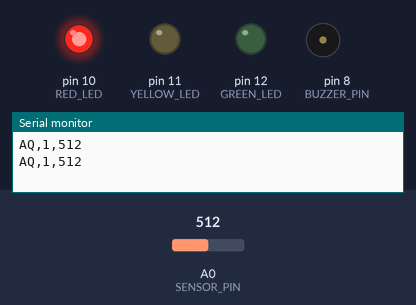
The sketch below on a simulated Arduino Uno, built with avr-gcc and run on an emulated ATmega328P. On the bench: output pins drawn as LEDs (lit = HIGH), buzzer (waves = sounding), the last lines printed to the serial monitor. Inputs (shaded band) come from the test bench; at power-on: A0 (SENSOR_PIN) = 512.

Above: at 1.2 s.
1.3 s: A0 (SENSOR_PIN) set to 388
4.3 s: A0 (SENSOR_PIN) set to 365
At 5.2 s:
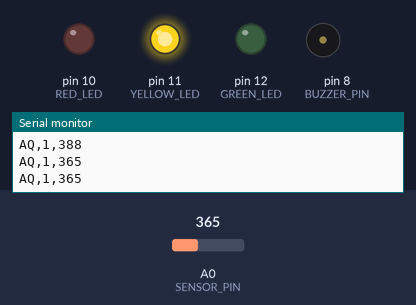
6.0 s: A0 (SENSOR_PIN) set to 306
At 6.4 s:
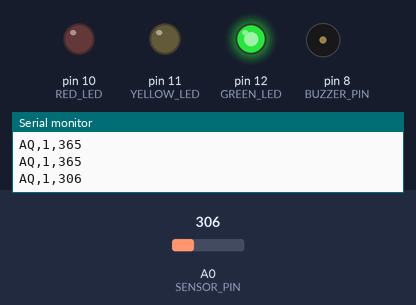
7.5 s: A0 (SENSOR_PIN) set to 410
At 7.6 s:
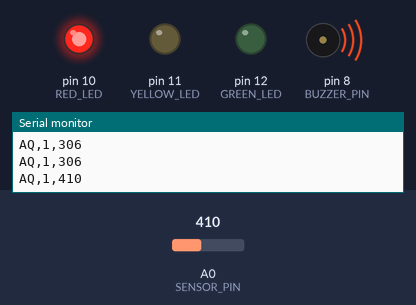
10.5 s: A0 (SENSOR_PIN) set to 122
At 11.0 s:
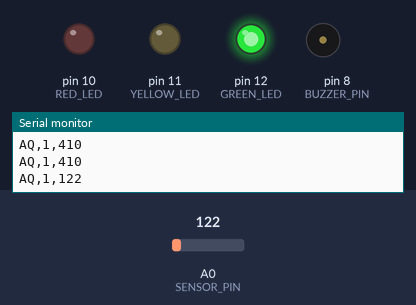
Timing chart, 0 to 13.0 s (numbered marks = the images above; inputs shaded):
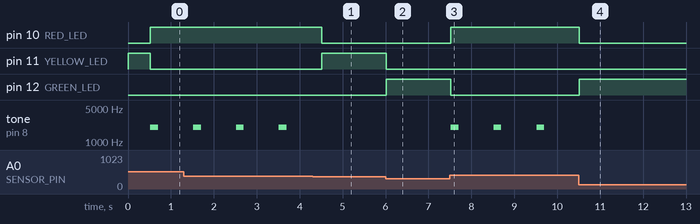

The sketch:

AquaWatch.ino
```cpp
// AquaWatch: Uno R3 and a 3-pin analog moisture/water sensor.
// + -> module's rated supply (5V for a 5V-compatible module)
// - -> GND; S -> A0. USB supplies the Uno.
// Set to 1 AFTER adding a suitable ESP power supply and RX level converter.
#ifndef AQUAWATCH_ENABLE_WIFI
#define AQUAWATCH_ENABLE_WIFI 0
#endif
#if AQUAWATCH_ENABLE_WIFI
#include <SoftwareSerial.h>
SoftwareSerial wifi(2, 3); // Uno RX <- ESP TX; Uno TX -> level shifter -> ESP RX.
#endif
const byte SENSOR_PIN = A0;
const byte RED_LED = 10;
const byte YELLOW_LED = 11;
const byte GREEN_LED = 12;
// Buzzer: + -> D8, - -> GND. D8 avoids D2/D3 (Wi-Fi serial) and the LEDs.
const byte BUZZER_PIN = 8;
// 1 = passive buzzer (driven with a tone; also works on an active one).
// 0 = active buzzer (has its own oscillator; just switched on and off).
#ifndef AQUAWATCH_PASSIVE_BUZZER
#define AQUAWATCH_PASSIVE_BUZZER 1
#endif
const unsigned int BEEP_HZ = 2000;
const unsigned long BEEP_MS = 200;
unsigned long beepStarted = 0;
bool beeping = false;
bool beepThisSample = false;
const unsigned long SAMPLE_INTERVAL_MS = 500;
unsigned long lastSample = 0;
int threshold = 400;
bool higherMeansWet = true;
bool wet = false;
bool firstReading = true;
char command[24];
byte commandLength = 0;
bool discardCommand = false;
#if AQUAWATCH_ENABLE_WIFI
char wifiCommand[24];
byte wifiCommandLength = 0;
bool discardWifiCommand = false;
#endif

void readSettings(Stream &source, char *buffer, byte &length, bool &discard) {
  while (source.available()) {
    const char c = source.read();
    if (c == '\n') {
      buffer[length] = '\0';
      int newThreshold, direction;
      if (!discard && sscanf(buffer, "CFG,%d,%d", &newThreshold, &direction) == 2 &&
          newThreshold >= 20 && newThreshold <= 1003 && (direction == 0 || direction == 1)) {
        threshold = newThreshold;
        higherMeansWet = direction == 1;
        firstReading = true;
      }
      length = 0;
      discard = false;
    } else if (c != '\r' && !discard) {
      if (length < 23) buffer[length++] = c;
      else discard = true;
    }
  }
}

void buzzer(bool on) {
#if AQUAWATCH_PASSIVE_BUZZER
  if (on) tone(BUZZER_PIN, BEEP_HZ);
  else noTone(BUZZER_PIN);
#else
  digitalWrite(BUZZER_PIN, on ? HIGH : LOW);
#endif
  beeping = on;
}

void setup() {
  pinMode(SENSOR_PIN, INPUT);
  pinMode(RED_LED, OUTPUT);
  pinMode(YELLOW_LED, OUTPUT);
  pinMode(GREEN_LED, OUTPUT);
  pinMode(BUZZER_PIN, OUTPUT);
  digitalWrite(BUZZER_PIN, LOW);
  digitalWrite(YELLOW_LED, HIGH);
  Serial.begin(9600);
#if AQUAWATCH_ENABLE_WIFI
  wifi.begin(9600);
#endif
}

void loop() {
  readSettings(Serial, command, commandLength, discardCommand);
#if AQUAWATCH_ENABLE_WIFI
  readSettings(wifi, wifiCommand, wifiCommandLength, discardWifiCommand);
#endif
  const unsigned long now = millis();
  if (beeping && now - beepStarted >= BEEP_MS) buzzer(false);
  if (now - lastSample < SAMPLE_INTERVAL_MS) return;
  lastSample = now;
  // Average eight samples to reduce small electrical fluctuations.
  long total = 0;
  for (byte i = 0; i < 8; i++) {
    total += analogRead(SENSOR_PIN);
    delay(2);
  }
  const int value = total / 8;
  // Same threshold and 20-point hysteresis as the Flutter app.
  if (firstReading) {
    wet = higherMeansWet ? value >= threshold : value <= threshold;
    firstReading = false;
  } else if (higherMeansWet) {
    if (value >= threshold) wet = true;
    if (value < threshold - 20) wet = false;
  } else {
    if (value <= threshold) wet = true;
    if (value > threshold + 20) wet = false;
  }
  const bool nearThreshold = !wet && abs(value - threshold) <= 40;
  digitalWrite(RED_LED, wet ? HIGH : LOW);
  digitalWrite(YELLOW_LED, nearThreshold ? HIGH : LOW);
  digitalWrite(GREEN_LED, !wet && !nearThreshold ? HIGH : LOW);
  // Short beep once a second (every other sample) while water is detected.
  beepThisSample = wet && !beepThisSample;
  if (beepThisSample) {
    buzzer(true);
    beepStarted = now;
  } else if (beeping && !wet) {
    buzzer(false);
  }
  // Versioned ASCII frame terminated by CRLF; no libraries required.
  // The app sends CFG,<threshold>,<1=higher-is-wet,0=lower-is-wet> to sync LEDs.
  Serial.print(F("AQ,1,"));
  Serial.println(value);
#if AQUAWATCH_ENABLE_WIFI
  // ESP receives the actual threshold and detection state from the Uno.
  wifi.print(F("AQ,2,"));
  wifi.print(value);
  wifi.print(','); wifi.print(threshold);
  wifi.print(','); wifi.print(higherMeansWet ? 1 : 0);
  wifi.print(','); wifi.println(wet ? 1 : 0);
#endif
}
```

Measured:
- the behaviour switches between 380 and 379 on A0 (SENSOR_PIN) (found by bisection; images 0 and 1)
- after the input at 4.3 s, pin 10 (RED_LED): HIGH → LOW after 0.22 s; pin 11 (YELLOW_LED): LOW → HIGH after 0.22 s; tone on pin 8 (BUZZER_PIN): stops changing and stays silent
- after the input at 6.0 s, pin 11 (YELLOW_LED): HIGH → LOW at once; pin 12 (GREEN_LED): LOW → HIGH at once
- after the input at 7.5 s, pin 10 (RED_LED): LOW → HIGH at once; pin 12 (GREEN_LED): HIGH → LOW at once; tone on pin 8 (BUZZER_PIN): alternates 2000 Hz for 0.18 s and silent for 0.82 s, starting at once
- after the input at 10.5 s, pin 10 (RED_LED): HIGH → LOW at once; pin 12 (GREEN_LED): LOW → HIGH at once; tone on pin 8 (BUZZER_PIN): stops changing and stays silent
- by itself, tone on pin 8 (BUZZER_PIN): alternates 2000 Hz for 0.18 s and silent for 0.82 s
